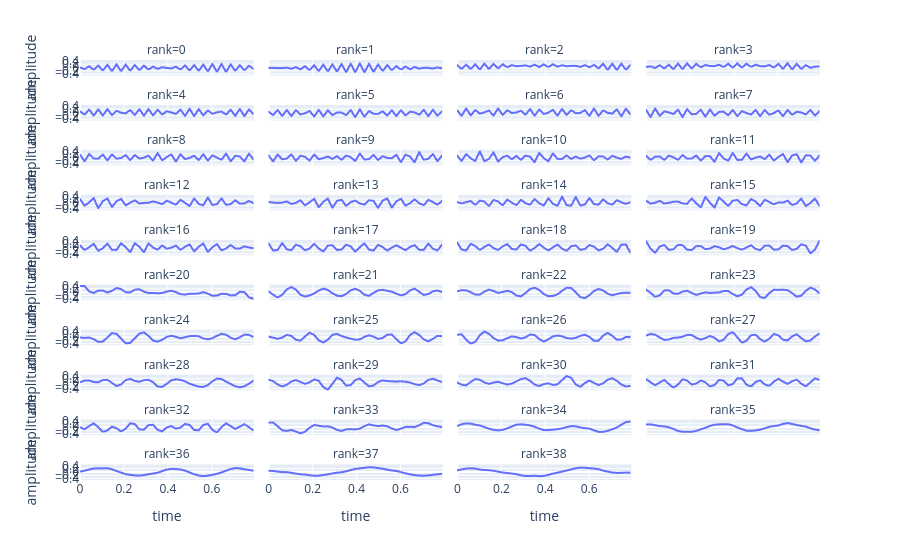

Here is the notebook cell this chart was saved with:
### Code cell
df = pd.DataFrame(tl.to_numpy(hoda.aps_[1]))
df['time'] = epochs.times
df = df.melt(id_vars=['time'], var_name='rank', value_name='amplitude')
px.line(df, x='time', y='amplitude', facet_col='rank', facet_col_wrap=4)
